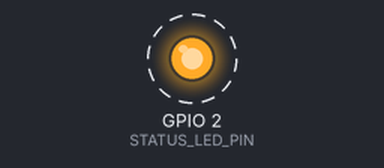
The sketch below on a simulated ESP32. Parts: output pins drawn as LEDs (lit = HIGH). Dashed ring = blinking. What the sketch prints to the serial monitor is not drawn.

Above: at 0.5 s.
Timing chart, 0 to 3.3 s (numbered marks = the images above):
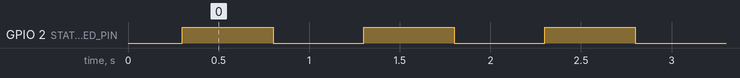

Measured:
- by itself, GPIO 2 (STATUS_LED_PIN): alternates HIGH for 0.50 s and LOW for 0.50 s

The sketch:

fadex_handheld_led_test.ino
```cpp
#include <Arduino.h>

// Simple LED blink test for the handheld ESP32 development board.
#ifndef LED_BUILTIN
constexpr int STATUS_LED_PIN = 2; // LED PIN for esp32
#else
constexpr int STATUS_LED_PIN = LED_BUILTIN;
#endif

constexpr unsigned long BLINK_ON_MS = 500;
constexpr unsigned long BLINK_OFF_MS = 500;

void setup() {
  Serial.begin(115200);
  delay(300);

  pinMode(STATUS_LED_PIN, OUTPUT);
  digitalWrite(STATUS_LED_PIN, LOW);

  Serial.println();
  Serial.println("FadeX handheld ESP32 LED test");
  Serial.print("Blinking LED on GPIO ");
  Serial.println(STATUS_LED_PIN);
}

void loop() {
  digitalWrite(STATUS_LED_PIN, HIGH);
  delay(BLINK_ON_MS);
  digitalWrite(STATUS_LED_PIN, LOW);
  delay(BLINK_OFF_MS);
}
```
